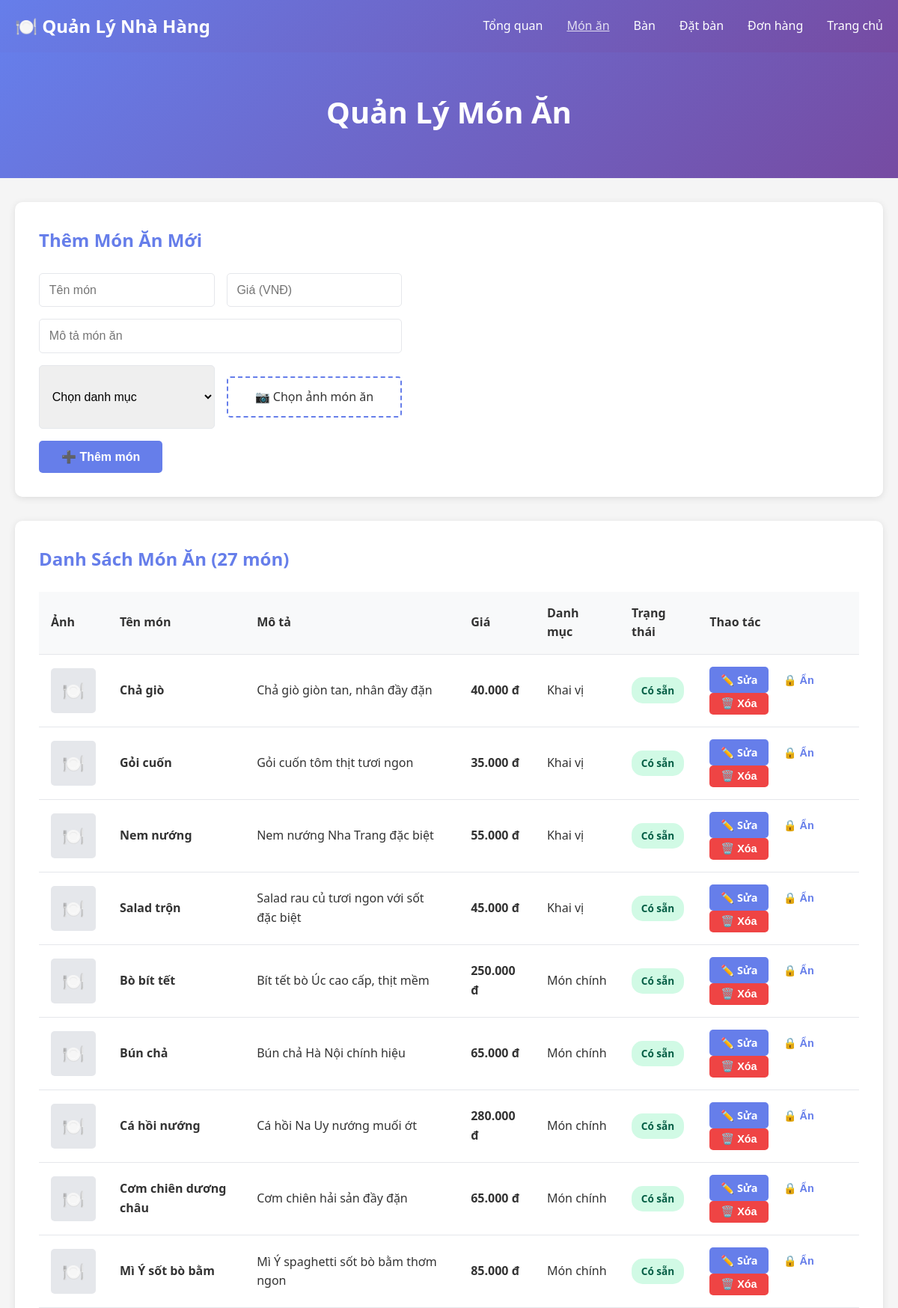
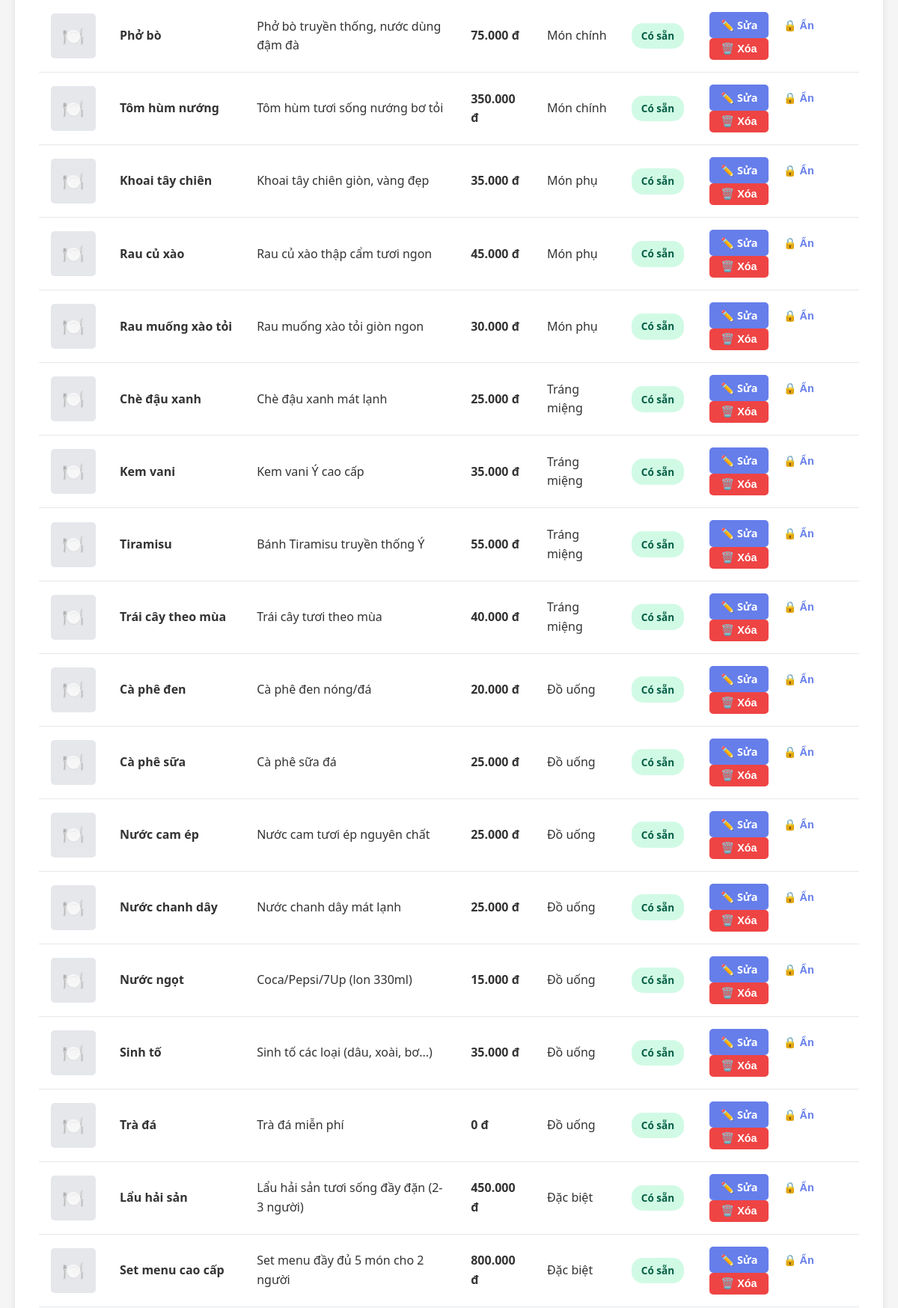
Screenshot of /admin/dishes.php (signed in, upper part) with the database file from the repository (2 pictures, top to bottom).
### tables this page shows
CREATE TABLE dishes (
    id INT PRIMARY KEY AUTO_INCREMENT,
    name VARCHAR(200) NOT NULL COMMENT 'Tên món ăn',
    description TEXT DEFAULT NULL COMMENT 'Mô tả chi tiết món ăn',
    price DECIMAL(10, 2) NOT NULL COMMENT 'Giá bán (VNĐ)',
    cost_price DECIMAL(10, 2) DEFAULT NULL COMMENT 'Giá vốn (để tính lợi nhuận)',
    image VARCHAR(255) DEFAULT NULL COMMENT 'Đường dẫn ảnh món ăn',
    category_id INT NOT NULL COMMENT 'ID danh mục',
    status ENUM('available', 'unavailable', 'out_of_stock') DEFAULT 'available' COMMENT 'Trạng thái món',
    is_featured BOOLEAN DEFAULT FALSE COMMENT 'Món nổi bật',
    preparation_time INT DEFAULT NULL COMMENT 'Thời gian chế biến (phút)',
    calories INT DEFAULT NULL COMMENT 'Calories (nếu có)',
    created_at TIMESTAMP DEFAULT CURRENT_TIMESTAMP,
    updated_at TIMESTAMP DEFAULT CURRENT_TIMESTAMP ON UPDATE CURRENT_TIMESTAMP,
    
     
    FOREIGN KEY (category_id) REFERENCES categories(id)
        ON DELETE RESTRICT 
        ON UPDATE CASCADE,
    
     
    INDEX idx_category_id (category_id),
    INDEX idx_status (status),
    INDEX idx_is_featured (is_featured),
    INDEX idx_price (price),
    INDEX idx_name (name(50))
);

CREATE TABLE categories (
    id INT PRIMARY KEY AUTO_INCREMENT,
    name VARCHAR(100) NOT NULL UNIQUE COMMENT 'Tên danh mục',
    description TEXT DEFAULT NULL COMMENT 'Mô tả danh mục',
    image VARCHAR(255) DEFAULT NULL COMMENT 'Ảnh danh mục',
    display_order INT DEFAULT 0 COMMENT 'Thứ tự hiển thị',
    status ENUM('active', 'inactive') DEFAULT 'active' COMMENT 'Trạng thái',
    created_at TIMESTAMP DEFAULT CURRENT_TIMESTAMP,
    updated_at TIMESTAMP DEFAULT CURRENT_TIMESTAMP ON UPDATE CURRENT_TIMESTAMP,
    
    INDEX idx_status (status),
    INDEX idx_display_order (display_order)
);

### config.php (called while the page is built, shortened)
<?php
function formatCurrency($amount) {
    return number_format($amount, 0, ',', '.') . ' đ';
}
?>

### admin/dishes.php (the view, shortened to what this page needs)
<?php
require_once '../config.php';
$conn = getDBConnection();
$edit_dish = null;
$dishes = $conn->query("SELECT d.*, c.name as category_name FROM dishes d LEFT JOIN categories c ON d.category_id = c.id ORDER BY d.category_id, d.name");
?>
<!DOCTYPE html>
<html lang="vi">
<head>
    <link rel="stylesheet" href="../assets/css/style.css">
</head>
<body>
    <nav class="navbar">
        <div class="container">
            <div class="logo">
                <h2>🍽️ Quản Lý Nhà Hàng</h2>
            </div>
            <ul class="nav-menu">
                <li><a href="index.php">Tổng quan</a></li>
                <li><a href="dishes.php" class="active">Món ăn</a></li>
                <li><a href="tables.php">Bàn</a></li>
                <li><a href="reservations.php">Đặt bàn</a></li>
                <li><a href="orders.php">Đơn hàng</a></li>
                <li><a href="../index.php">Trang chủ</a></li>
            </ul>
        </div>
    </nav>
    <div class="page-header">
        <div class="container">
            <h1>Quản Lý Món Ăn</h1>
        </div>
    </div>
    <div class="container">
        <div class="admin-section">
            <h2><?php echo $edit_dish ? 'Chỉnh Sửa Món Ăn' : 'Thêm Món Ăn Mới'; ?></h2>
            <form method="POST" enctype="multipart/form-data" class="form-inline">
                <div class="form-row" style="display: block;">
                    <div style="display: grid; grid-template-columns: 1fr 1fr; gap: 1rem; margin-bottom: 1rem;">
                        <input type="text" name="name" placeholder="Tên món" required class="form-control"
                               value="<?php echo $edit_dish ? htmlspecialchars($edit_dish['name']) : ''; ?>">
                        <input type="number" name="price" placeholder="Giá (VNĐ)" step="1000" required class="form-control"
                               value="<?php echo $edit_dish ? $edit_dish['price'] : ''; ?>">
                    </div>
                    <div style="margin-bottom: 1rem;">
                        <input type="text" name="description" placeholder="Mô tả món ăn" class="form-control"
                               value="<?php echo $edit_dish ? htmlspecialchars($edit_dish['description']) : ''; ?>">
                    </div>
                    <div style="display: grid; grid-template-columns: 1fr 1fr; gap: 1rem; margin-bottom: 1rem;">
                        <select name="category_id" required class="form-control">
                            <option value="">Chọn danh mục</option>
                        </select>
                        <div class="form-image">
                            <label for="image" style="cursor: pointer; padding: 0.8rem; border: 2px dashed #667eea; border-radius: 5px; display: block; text-align: center;">
                                📷 Chọn ảnh món ăn
                            </label>
                        </div>
                    </div>
                    <button type="submit" name="<?php echo $edit_dish ? 'update' : 'add'; ?>" class="btn btn-primary">
                        <?php echo $edit_dish ? '💾 Cập nhật' : '➕ Thêm món'; ?>
                    </button>
                </div>
            </form>
        </div>
        <div class="admin-section">
            <h2>Danh Sách Món Ăn (<?php echo $dishes->num_rows; ?> món)</h2>
            <div class="table-responsive">
                <table class="data-table">
                    <thead>
                        <tr>
                            <th>Ảnh</th>
                            <th>Tên món</th>
                            <th>Mô tả</th>
                            <th>Giá</th>
                            <th>Danh mục</th>
                            <th>Trạng thái</th>
                            <th>Thao tác</th>
                        </tr>
                    </thead>
                    <tbody>
                        <?php while ($dish = $dishes->fetch_assoc()): ?>
                        <tr>
                            <td>
                                <?php if ($dish['image'] && file_exists('../' . $dish['image'])): ?>
                                    <img src="../<?php echo $dish['image']; ?>" class="dish-image-small">
                                <?php else: ?>
                                    <div class="dish-image-small" style="background: #e5e7eb; display: flex; align-items: center; justify-content: center; font-size: 24px;">🍽️</div>
                                <?php endif; ?>
                            </td>
                            <td><strong><?php echo htmlspecialchars($dish['name']); ?></strong></td>
                            <td><?php echo htmlspecialchars($dish['description']); ?></td>
                            <td><strong><?php echo formatCurrency($dish['price']); ?></strong></td>
                            <td><?php echo htmlspecialchars($dish['category_name']); ?></td>
                            <td>
                                <span class="badge badge-<?php echo $dish['status']; ?>">
                                    <?php echo $dish['status'] == 'available' ? 'Có sẵn' : 'Hết'; ?>
                                </span>
                            </td>
                            <td>
                                <a href="?edit=<?php echo $dish['id']; ?>" class="btn btn-sm btn-primary">✏️ Sửa</a>
                                <form method="POST" style="display: inline;">
                                    <button type="submit" name="toggle_status" class="btn btn-sm btn-secondary">
                                        <?php echo $dish['status'] == 'available' ? '🔒 Ẩn' : '✅ Hiện'; ?>
                                    </button>
                                    <button type="submit" name="delete" class="btn btn-sm btn-danger"
                                            onclick="return confirm('Xác nhận xóa món <?php echo htmlspecialchars($dish['name']); ?>?')">
                                        🗑️ Xóa
                                    </button>
                                </form>
                            </td>
                        </tr>
                        <?php endwhile; ?>
                    </tbody>
                </table>
            </div>
        </div>
    </div>
</body>
</html>

### assets/css/style.css (style rules this page uses)
* { margin: 0; padding: 0; box-sizing: border-box; }
body { font-family: 'Segoe UI', Tahoma, Geneva, Verdana, sans-serif; line-height: 1.6; color: #333; background-color: #f5f5f5; }
.container { max-width: 1200px; margin: 0 auto; padding: 0 20px; }
.navbar { background: linear-gradient(135deg, #667eea 0%, #764ba2 100%); color: white; padding: 1rem 0; box-shadow: 0 2px 10px rgba(0,0,0,0.1); }
.navbar .container { display: flex; justify-content: space-between; align-items: center; }
.logo h2 { font-size: 1.5rem; }
.nav-menu { display: flex; list-style: none; gap: 2rem; }
.nav-menu a { color: white; text-decoration: none; transition: opacity 0.3s; font-weight: 500; }
.nav-menu a:hover, .nav-menu a.active { opacity: 0.8; text-decoration: underline; }
.btn { padding: 12px 30px; border: none; border-radius: 5px; cursor: pointer; text-decoration: none; display: inline-block; font-size: 1rem; transition: transform 0.2s, box-shadow 0.2s; font-weight: 600; }
.btn-primary { background: #667eea; color: white; }
.btn-secondary { background: white; color: #667eea; }
.btn-danger { background: #ef4444; color: white; }
.btn-sm { padding: 6px 15px; font-size: 0.9rem; }
.page-header { background: linear-gradient(135deg, #667eea 0%, #764ba2 100%); color: white; padding: 3rem 0; text-align: center; margin-bottom: 2rem; }
.page-header h1 { font-size: 2.5rem; margin-bottom: 0.5rem; }
.form-control { width: 100%; padding: 0.8rem; border: 1px solid #e5e7eb; border-radius: 5px; font-size: 1rem; }
.form-row { display: grid; grid-template-columns: 1fr 1fr; gap: 1rem; }
.admin-section { background: white; padding: 2rem; border-radius: 10px; box-shadow: 0 2px 10px rgba(0,0,0,0.1); margin-bottom: 2rem; }
.admin-section h2 { margin-bottom: 1.5rem; color: #667eea; }
.data-table { width: 100%; border-collapse: collapse; background: white; }
.data-table th, .data-table td { padding: 1rem; text-align: left; border-bottom: 1px solid #e5e7eb; }
.data-table th { background: #f8f9fa; font-weight: 600; color: #333; }
.table-responsive { overflow-x: auto; }
.form-inline { display: flex; gap: 1rem; align-items: flex-end; }
.form-inline .form-control { flex: 1; }
.badge { padding: 0.4rem 0.8rem; border-radius: 15px; font-size: 0.85rem; font-weight: 600; display: inline-block; }
.badge-empty, .badge-available { background: #d1fae5; color: #065f46; }

### admin/dishes.php (style rules this page uses)
.dish-image-small { width: 60px; height: 60px; object-fit: cover; border-radius: 5px; }
.form-image { margin: 15px 0; }

### rows the page displays
dishes: name "Chả giò", description "Chả giò giòn tan, nhân đầy đặn", price "40.000 đ", category.name "Khai vị", status "Có sẵn"
dishes: name "Gỏi cuốn", description "Gỏi cuốn tôm thịt tươi ngon", price "35.000 đ", category.name "Khai vị", status "Có sẵn"
dishes: name "Nem nướng", description "Nem nướng Nha Trang đặc biệt", price "55.000 đ", category.name "Khai vị", status "Có sẵn"
dishes: name "Salad trộn", description "Salad rau củ tươi ngon với sốt đặc biệt", price "45.000 đ", category.name "Khai vị", status "Có sẵn"
dishes: name "Bò bít tết", description "Bít tết bò Úc cao cấp, thịt mềm", price "250.000 đ", category.name "Món chính", status "Có sẵn"
dishes: name "Bún chả", description "Bún chả Hà Nội chính hiệu", price "65.000 đ", category.name "Món chính", status "Có sẵn"
dishes: name "Cá hồi nướng", description "Cá hồi Na Uy nướng muối ớt", price "280.000 đ", category.name "Món chính", status "Có sẵn"
dishes: name "Cơm chiên dương châu", description "Cơm chiên hải sản đầy đặn", price "65.000 đ", category.name "Món chính", status "Có sẵn"
dishes: name "Mì Ý sốt bò bằm", description "Mì Ý spaghetti sốt bò bằm thơm ngon", price "85.000 đ", category.name "Món chính", status "Có sẵn"
dishes: name "Phở bò", description "Phở bò truyền thống, nước dùng đậm đà", price "75.000 đ", category.name "Món chính", status "Có sẵn"
dishes: name "Tôm hùm nướng", description "Tôm hùm tươi sống nướng bơ tỏi", price "350.000 đ", category.name "Món chính", status "Có sẵn"
dishes: name "Khoai tây chiên", description "Khoai tây chiên giòn, vàng đẹp", price "35.000 đ", category.name "Món phụ", status "Có sẵn"
dishes: name "Rau củ xào", description "Rau củ xào thập cẩm tươi ngon", price "45.000 đ", category.name "Món phụ", status "Có sẵn"
dishes: name "Rau muống xào tỏi", description "Rau muống xào tỏi giòn ngon", price "30.000 đ", category.name "Món phụ", status "Có sẵn"
dishes: name "Chè đậu xanh", description "Chè đậu xanh mát lạnh", price "25.000 đ", category.name "Tráng miệng", status "Có sẵn"
dishes: name "Kem vani", description "Kem vani Ý cao cấp", price "35.000 đ", category.name "Tráng miệng", status "Có sẵn"
dishes: name "Tiramisu", description "Bánh Tiramisu truyền thống Ý", price "55.000 đ", category.name "Tráng miệng", status "Có sẵn"
dishes: name "Trái cây theo mùa", description "Trái cây tươi theo mùa", price "40.000 đ", category.name "Tráng miệng", status "Có sẵn"
dishes: name "Cà phê đen", description "Cà phê đen nóng/đá", price "20.000 đ", category.name "Đồ uống", status "Có sẵn"
dishes: name "Cà phê sữa", description "Cà phê sữa đá", price "25.000 đ", category.name "Đồ uống", status "Có sẵn"
dishes: name "Nước cam ép", description "Nước cam tươi ép nguyên chất", price "25.000 đ", category.name "Đồ uống", status "Có sẵn"
dishes: name "Nước chanh dây", description "Nước chanh dây mát lạnh", price "25.000 đ", category.name "Đồ uống", status "Có sẵn"
dishes: name "Nước ngọt", description "Coca/Pepsi/7Up (lon 330ml)", price "15.000 đ", category.name "Đồ uống", status "Có sẵn"
dishes: name "Sinh tố", description "Sinh tố các loại (dâu, xoài, bơ...)", price "35.000 đ", category.name "Đồ uống", status "Có sẵn"
dishes: name "Trà đá", description "Trà đá miễn phí", price "0 đ", category.name "Đồ uống", status "Có sẵn"
dishes: name "Lẩu hải sản", description "Lẩu hải sản tươi sống đầy đặn (2-3 người)", price "450.000 đ", category.name "Đặc biệt", status "Có sẵn"
dishes: name "Set menu cao cấp", description "Set menu đầy đủ 5 món cho 2 người", price "800.000 đ", category.name "Đặc biệt", status "Có sẵn"

### other values shown
$dishes->num_rows "27"
